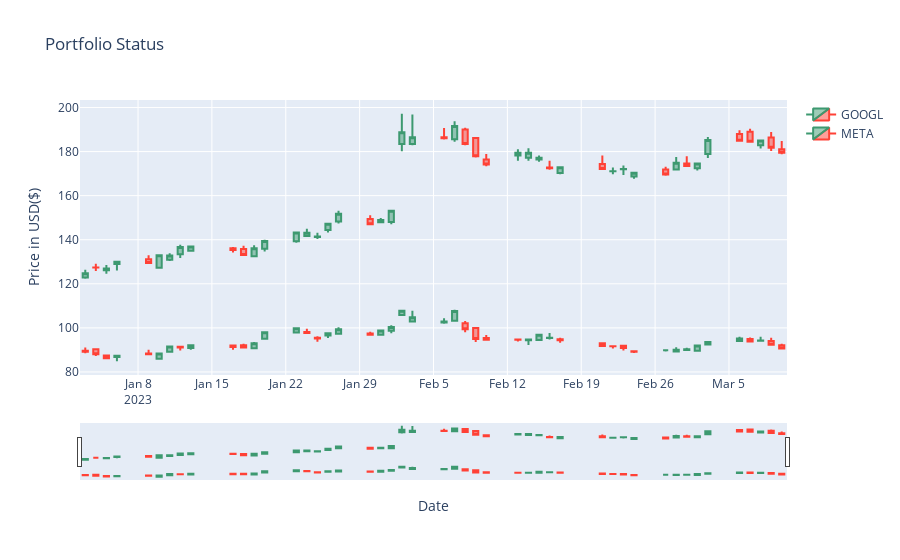

Notebook cell for this chart:
### Code cell
import alpaca_trade_api as tradeapi
import plotly.graph_objs as go

API_KEY = 'PKBFBNPPGUMUVT9RDGHM'
SECRET_KEY = 'ul8hPANydnass1picoUQmWluRF2aTn2qRlsf0B9X'
APCA_API_BASE_URL = 'https://paper-api.alpaca.markets'

api = tradeapi.REST(API_KEY, SECRET_KEY, APCA_API_BASE_URL, api_version='v2')

account_info = api.get_account()
positions = api.list_positions()

stock_data = {}

for position in positions:
    symbol = position.symbol
    
    bars = api.get_bars(symbol, tradeapi.TimeFrame.Day, '2023-01-01', '2023-03-10')
    stock_data[symbol] = bars

data = []

for symbol, bars in stock_data.items():
    data.append(
        go.Candlestick(x=[bar.t for bar in bars],
                       open=[bar.o for bar in bars],
                       high=[bar.h for bar in bars],
                       low=[bar.l for bar in bars],
                       close=[bar.c for bar in bars],
                       name=symbol)
    )

layout = go.Layout(
    title='Portfolio Status',
    yaxis=dict(title='Price in USD($)'),
    xaxis=dict(title='Date')
)

fig = go.Figure(data=data, layout=layout)

fig.show()
